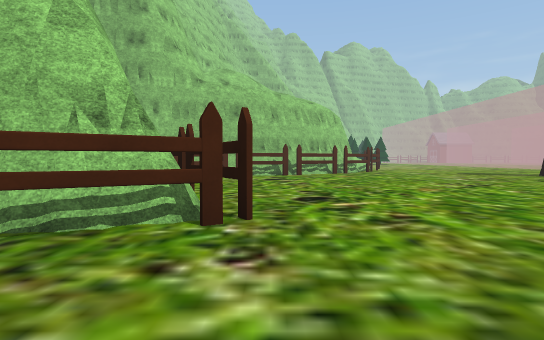
view 1 (above)

20 first-person views from a walk through a 3-D level made in the Unity game engine. The camera is 1.2 m above the floor, tilts 2° down and sees 80° across. The floor is counted in squares, 2 m on a side. Each view is taken from the middle of a square. On the plan, view 1 faces up. The plan holds only what a view shows up to about 10 squares ahead; the rest is blank. The place goes on beyond the plan. Some surface patterns are stand-ins.

view 2
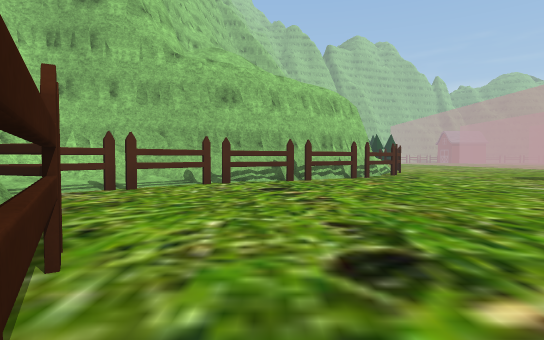

view 3
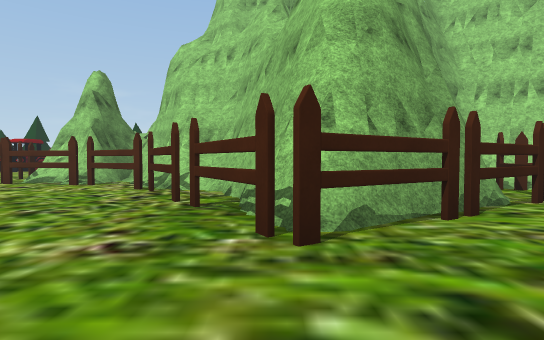

view 4
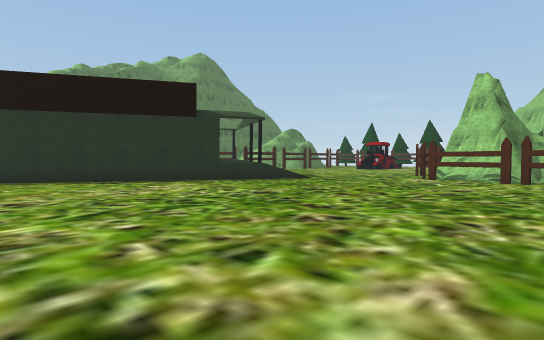

view 5
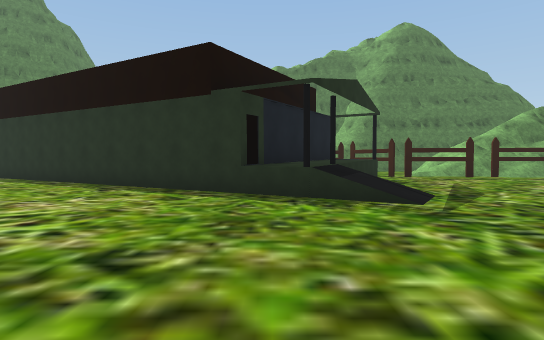

view 6
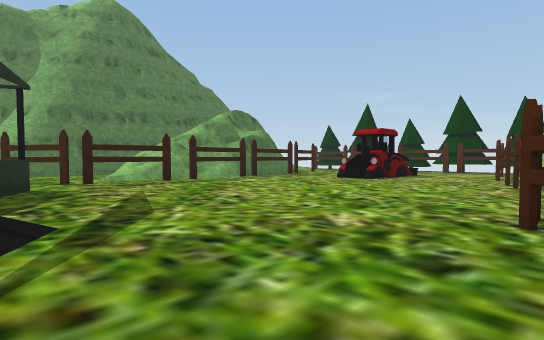

view 7
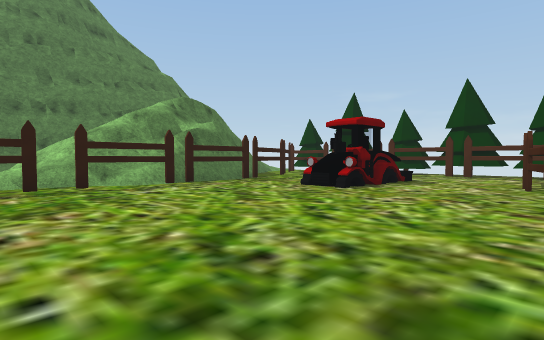

view 8
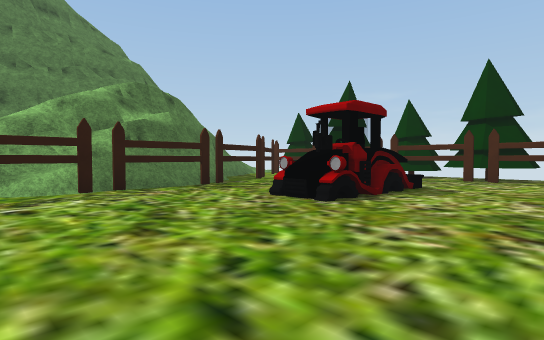

view 9
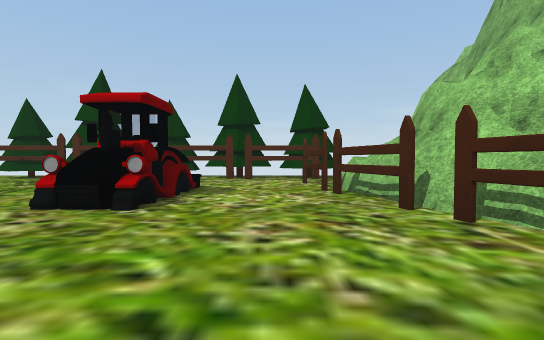

view 10
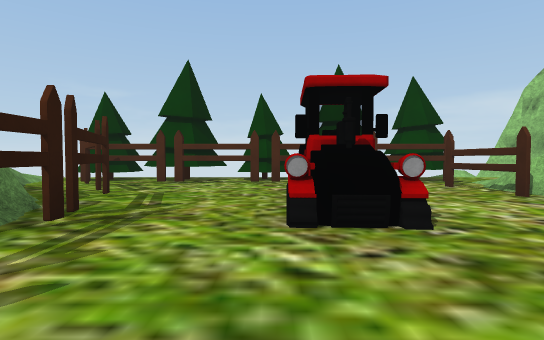

view 11
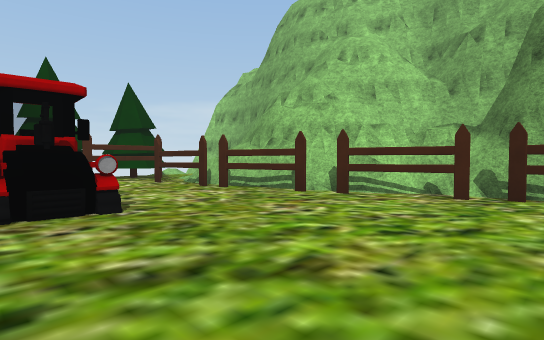

view 12
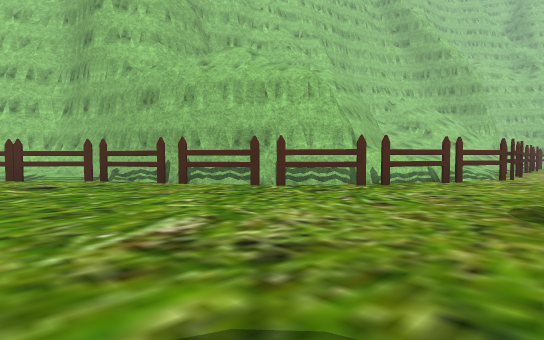

view 13
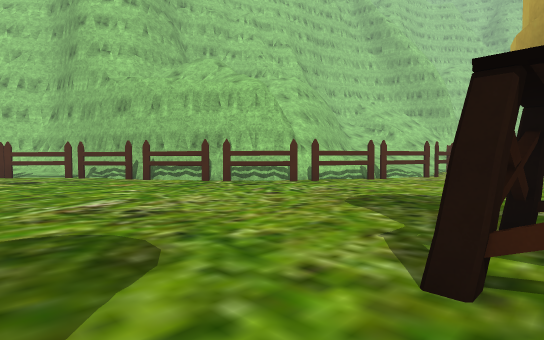

view 14
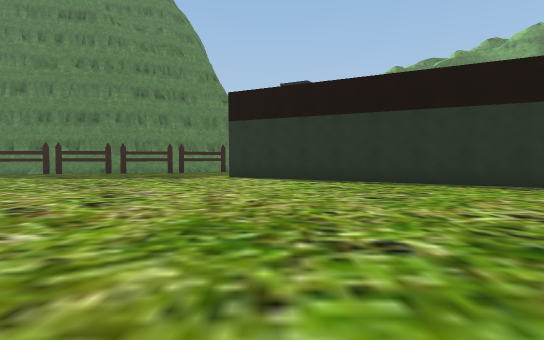

view 15
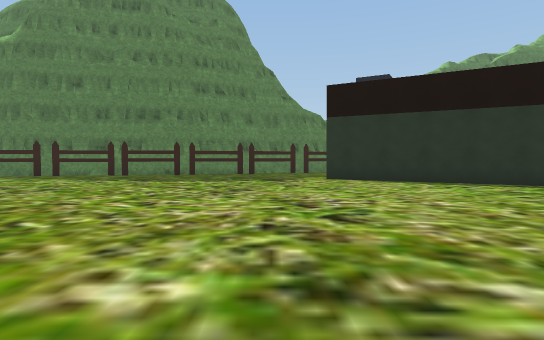

view 16
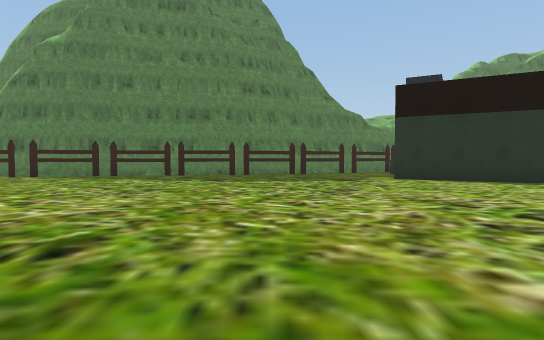

view 17
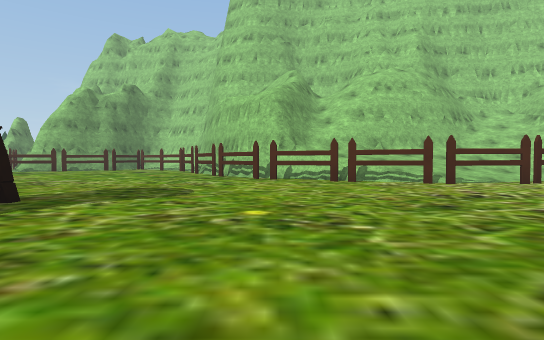

view 18
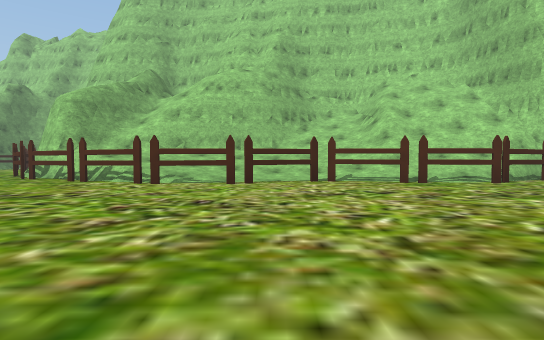

view 19
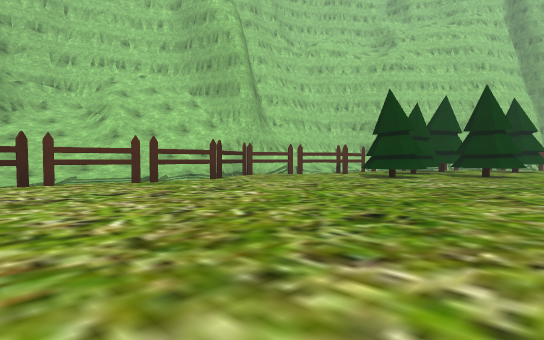

view 20
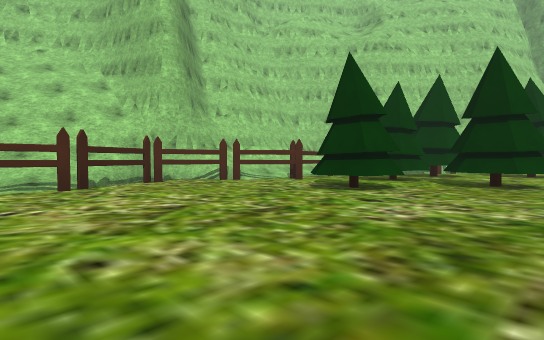

### Floor plan
Key: @ floor where view 1 was taken; # wall or solid block; x gap in a wall; . main floor; : floor 0.25 m higher than the main floor; + floor 0.5 m higher than the main floor; * floor 0.75 m higher than the main floor; % floor 1 m higher than the main floor; & floor 1.25 m higher than the main floor; $ floor 1.5 m higher than the main floor; / step, stairs or slope; = window, fence, low wall or low ledge; ^ raised ledge; F fence; O other object.
Columns run from 19 left of view 1 to 16 right of it. Each row starts with its distance up from view 1.
 36                              ...
 35                          FF OOOO.
 34                          F..O.OO.
 33                          .F.O....
 32                         #F..OO...
 31                        #F...O....
 30                        #F........
 29                        .F........
 28                       .#+F.......
 27                       .#+F........
 26                        #:F........
 25                        %:F........
 24                      .#*F.........
 23                      .#+..........
 22                        +.F........
 21                        *:F.......
 20                        *+F......
 19                        %+F.....
 18                        &=F.....
 17                        $#.......
 16                        #F........
 15                        #..........
 14                       #F.........
 13                     .FF.........
 12                   ###F.........
 11                ###F..........OO
 10               ##.F...........OO
  9               #:F.............
  8              #:F..............
  7                #F.........
  6                 #F.......
  5                  #F.....
  4                   F.....
  3                 ##F....
  2               ##FF....
  1               #FF....
  0              #F....@....
 -1            ###..........
 -2              #.......... .
 -3        ##.  #F............. . .
 -4    .. .###FxF...................
 -5 O.:####FF........................
 -6 OFFFF.............................
 -7 OF............./==.................
 -8 OF..............=##................
 -9 OF..OOO........=## ##...............
-10 OF....O........=#^   ##.............
-11 OO............=##      #^...........
-12 OO....FFFFFFFF #        ^#..........
-13 OF.FF#####== FF           #.........

Positions as (right, up) in squares from view 1, and headings:
1: (0, 0), facing up
2: (0, 3), facing up
3: (2, 3), facing left
4: (4, 0), facing down-left
5: (-2, -2), facing down
6: (-4, -4), facing down-left
7: (-7, -5), facing down-left
8: (-9, -6), facing down-left
9: (-9, -7), facing left
10: (-10, -10), facing left
11: (-9, -10), facing up-left
12: (8, 8), facing up-left
13: (10, 8), facing up-left
14: (6, -2), facing down
15: (9, -3), facing down
16: (11, -3), facing down
17: (14, 15), facing left
18: (14, 22), facing left
19: (14, 22), facing up-left
20: (13, 26), facing up-left
